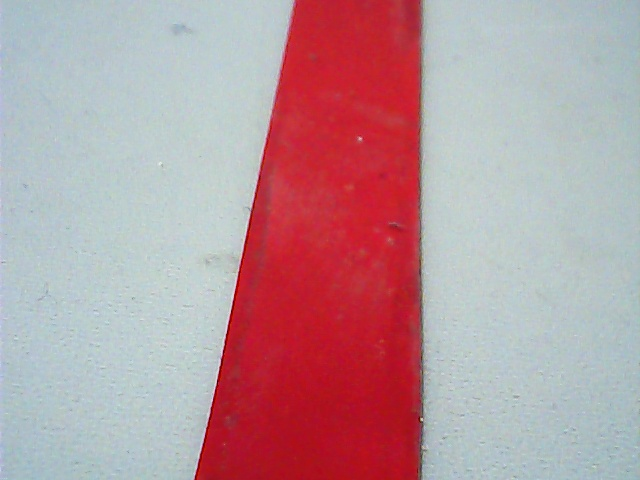
#> input picture trunk/Ressources/images/Frame1.jpg, 640 x 480 px
$ python -i image.py   (imports and definitions only)   (older library calls are emulated)
#> lines starting #> are read from the running program, lines starting #| are printed output that depends on the picture; after the words box and inside, x2 and y2 are one past the last pixel; in counts of white or black regions, pixels touching at a corner belong together
#> further down, picture is the input picture: shape (480, 640, 3); mean B, G, R 158.1, 152.2, 184.4
"""Module analysant les images.

Il contient les fonctions :
- image:imageTreatement(image) : fonction qui, a partir d'une image, renvoie une
image plus facilement analysable. imageTreatement est appelee uniquement par
centroidDetector.

- int:centroidDetector(image) : fonction qui prend en entree une image et renvoie
l'abscisse du centre de la forme permettant la direction a prendre pour le robot.
Cette fonction est appelee par le module main.py pour chaque frame observee,
et elle appelle imageTreatement dans un premier temps."""

###### IMPORTS ########
import cv2
import numpy as np
#######################

def imageTreatment(image) :
    """Fonction appelee par centroidDetector qui transforme une image
    en une image dans laquelle il sera possible de trouver des formes
    significatives. Plusieurs fonctions d'OpenCV sont executees a la suite.

    Prend un parametre :
    - image : une image

    Renvoie une image :
    - masque : image 'image' mais binaire, a laquelle on a elimine les bruits"""

    # On transforme l'image en image en niveaux de gris
    gris = cv2.cvtColor(image, cv2.COLOR_BGR2GRAY)
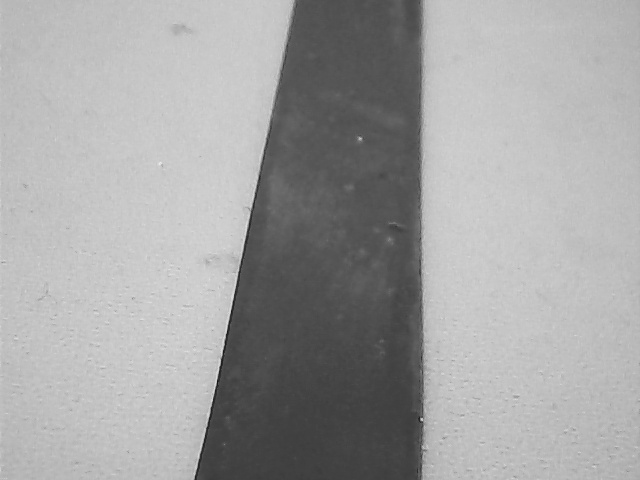
#> gris: shape (480, 640); min 21, max 236, mean 162.5

    # On floute l'image
    flou = cv2.GaussianBlur(gris,(5,5),0)

    # On la transforme en image binaire
    ret,binaire = cv2.threshold(flou,100,255,cv2.THRESH_BINARY_INV)
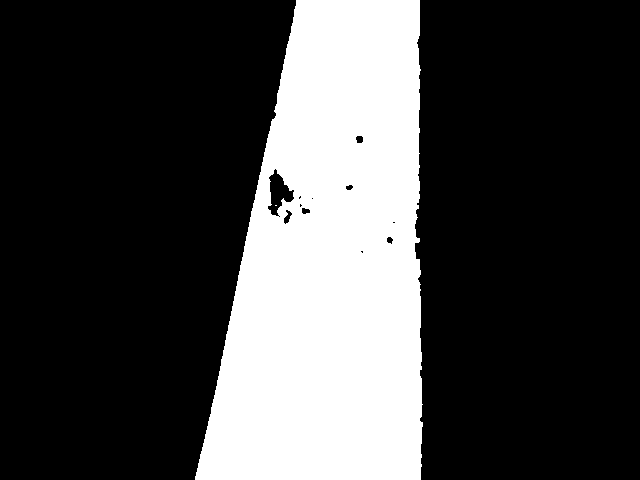
#> binaire: shape (480, 640); 26.8% white; 2 white regions (1 under 20 px), largest, box (x1, y1, x2, y2) and area: (195, 0, 423, 480) 82469

    # On elimine les bruits restants, grace a l'erosion puis la dilatation
    masque = cv2.erode(binaire, None, iterations=2)
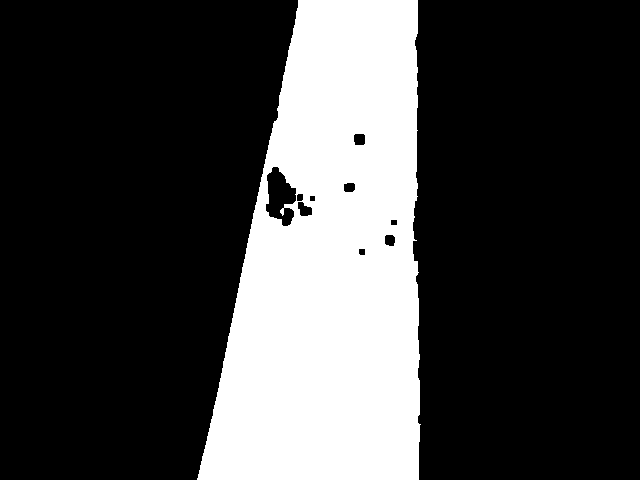
#> masque: shape (480, 640); 25.8% white; 1 white region, box (x1, y1, x2, y2) and area: (197, 0, 421, 480) 79306
    masque = cv2.dilate(masque, None, iterations=2)
#> masque: shape (480, 640); 26.8% white; 1 white region

    return masque


def centroidDetector(image):
    """Analyse une image et trouve le centre de la forme principale s'il y en a une.
    Prend en parametre :
    - image : l'image a analyser

    Renvoie une valeur de retour :
    - centre_x : l'abscisse du centre de la forme si elle existe, Faux sinon"""

    masque = imageTreatment(image)

    # On cherche les contours dans l'image
    something, contours, hierarchy = cv2.findContours(masque.copy(),1,cv2.CHAIN_APPROX_NONE)
#> contours = 13 contours, 6 with area under 20; largest, box (x1, y1, x2, y2) and area: (195, 0, 423, 480) 82592, (267, 168, 295, 217) 688, (283, 209, 293, 225) 78, (355, 135, 364, 144) 54, (301, 207, 311, 215) 48, (386, 236, 394, 245) 39, (345, 184, 354, 191) 36

    # Si l'on a plus d'un contour, on observe au moins une forme
    if len(contours) > 0 :

        # On recupere le plus grand contour
        c = max(contours, key = cv2.contourArea)
#> c = contour of 1316 points, box (x1, y1, x2, y2) (195, 0, 423, 480), area 82592

        # On applique la fonction moments d'openCV qui nous permettra de trouver
        # le centre de la forme observee
        M = cv2.moments(c)
#> M = moments, m00 82592, centre m10/m00, m01/m00 = (330.1, 263.6)

        # On cherche l'abscisse du centre de cette forme en faisant :
        # son moment d'ordre 10 divise par son moment d'ordre 0
        centre_x = int(M['m10']/M['m00'])
#> centre_x = 330

        # On retourne l'abscisse de ce centre a la fonction appellante : main
        return centre_x


    # Sinon, on n'observe aucune forme
    else :
        return False

>>> import cv2
>>> picture = cv2.imread('../../trunk/Ressources/images/Frame1.jpg')
>>> result = centroidDetector(picture)
#> result = 330

$ run again, on trunk/Ressources/images/Frame2.jpg
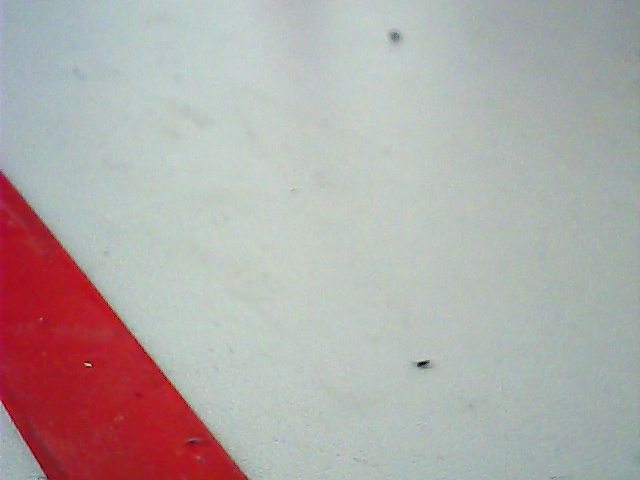
#> input picture trunk/Ressources/images/Frame2.jpg, 640 x 480 px
#> picture is the input picture: shape (480, 640, 3); mean B, G, R 168.4, 170.8, 177.8
#> in imageTreatment, `ret,binaire = cv2.threshold(flou,100,255,cv2.THRESH_BINARY_INV)`:
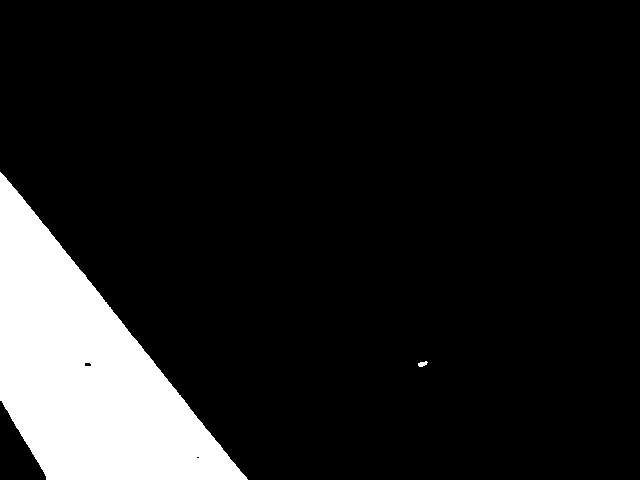
#> binaire: shape (480, 640); 11.9% white; 2 white regions, box (x1, y1, x2, y2) and area: (0, 172, 248, 480) 36555, (418, 361, 428, 367) 39
#> in imageTreatment, `masque = cv2.erode(binaire, None, iterations=2)`:
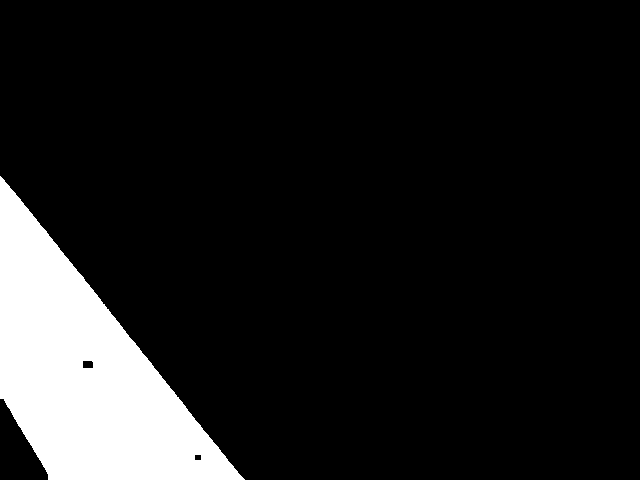
#> masque: shape (480, 640); 11.4% white; 1 white region, box (x1, y1, x2, y2) and area: (0, 176, 245, 480) 35115
#> contours = 3 contours, 1 with area under 20; largest, box (x1, y1, x2, y2) and area: (0, 174, 247, 480) 36161, (84, 362, 92, 367) 24
#> c = contour of 816 points, box (x1, y1, x2, y2) (0, 174, 247, 480), area 36161
#> M = moments, m00 36161, centre m10/m00, m01/m00 = (85.67, 372)
#> centre_x = 85

$ run again, on trunk/Ressources/images/Frame3.jpg
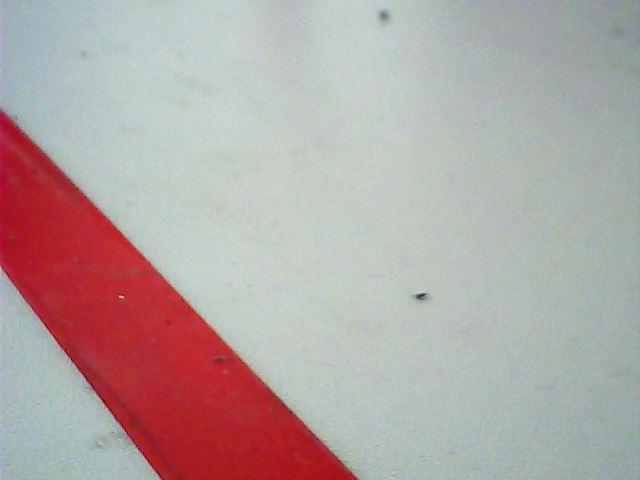
#> input picture trunk/Ressources/images/Frame3.jpg, 640 x 480 px
#> picture is the input picture: shape (480, 640, 3); mean B, G, R 163.7, 166, 178.8
#> in imageTreatment, `ret,binaire = cv2.threshold(flou,100,255,cv2.THRESH_BINARY_INV)`:
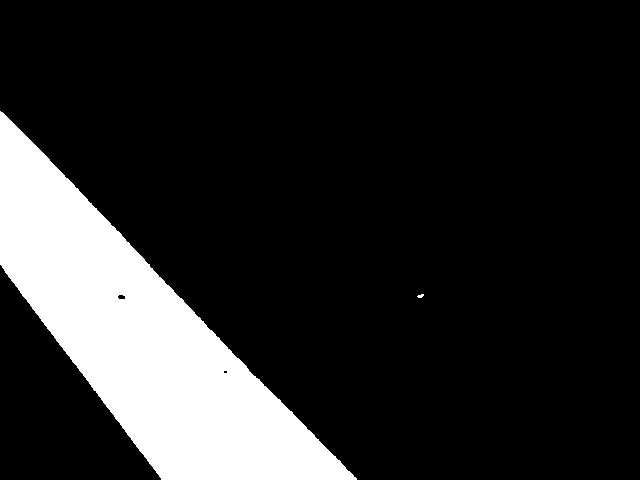
#> binaire: shape (480, 640); 15.9% white; 2 white regions (1 under 20 px), largest, box (x1, y1, x2, y2) and area: (0, 111, 357, 480) 48741
#> in imageTreatment, `masque = cv2.erode(binaire, None, iterations=2)`:
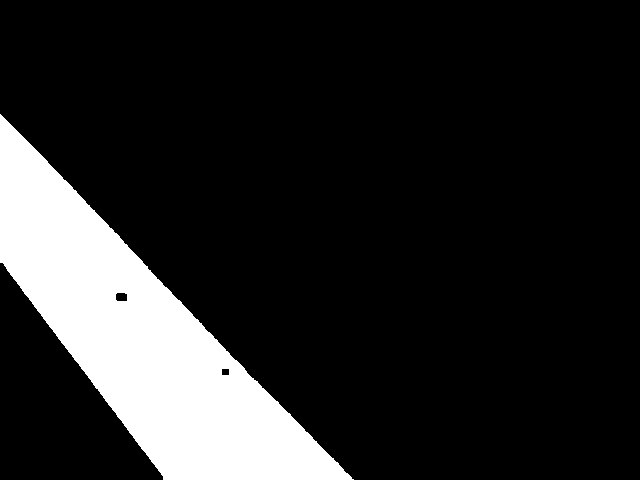
#> masque: shape (480, 640); 15.1% white; 1 white region, box (x1, y1, x2, y2) and area: (0, 114, 354, 480) 46442
#> contours = 3 contours, 1 with area under 20; largest, box (x1, y1, x2, y2) and area: (0, 112, 356, 480) 48286, (117, 294, 126, 300) 32
#> c = contour of 961 points, box (x1, y1, x2, y2) (0, 112, 356, 480), area 48286
#> M = moments, m00 48286.5, centre m10/m00, m01/m00 = (141.4, 337.2)
#> centre_x = 141

$ run again, on trunk/Ressources/images/Frame4.jpg
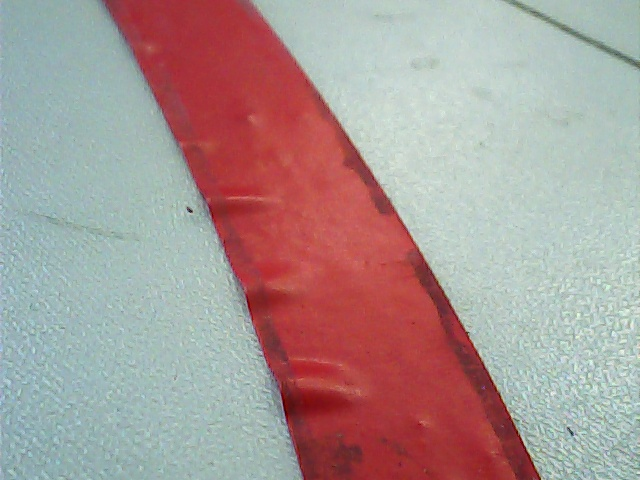
#> input picture trunk/Ressources/images/Frame4.jpg, 640 x 480 px
#> picture is the input picture: shape (480, 640, 3); mean B, G, R 149.8, 151.9, 170
#> in imageTreatment, `ret,binaire = cv2.threshold(flou,100,255,cv2.THRESH_BINARY_INV)`:
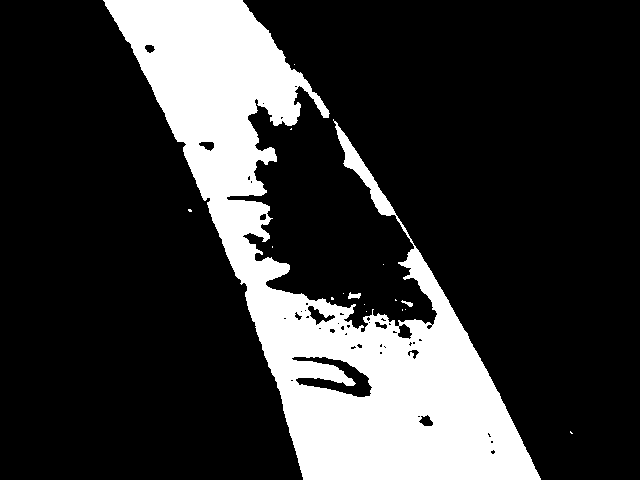
#> binaire: shape (480, 640); 21.5% white; 16 white regions (13 under 20 px), largest, box (x1, y1, x2, y2) and area: (103, 0, 541, 480) 65838, (348, 292, 361, 299) 58, (401, 300, 413, 307) 37
#> in imageTreatment, `masque = cv2.dilate(masque, None, iterations=2)`:
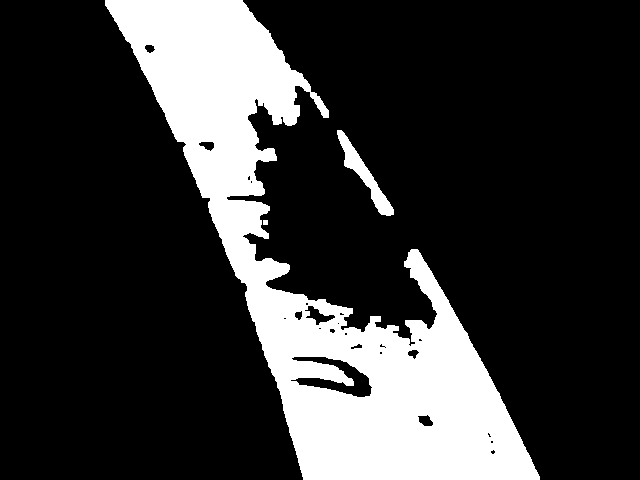
#> masque: shape (480, 640); 21.2% white; 3 white regions
#> contours = 27 contours, 16 with area under 20; largest, box (x1, y1, x2, y2) and area: (105, 0, 540, 480) 64761, (290, 356, 373, 398) 1418, (337, 130, 394, 216) 1054, (304, 305, 336, 326) 270, (417, 414, 434, 427) 131
#> c = contour of 2200 points, box (x1, y1, x2, y2) (105, 0, 540, 480), area 64761
#> M = moments, m00 64761, centre m10/m00, m01/m00 = (316.6, 274.6)
#> centre_x = 316
